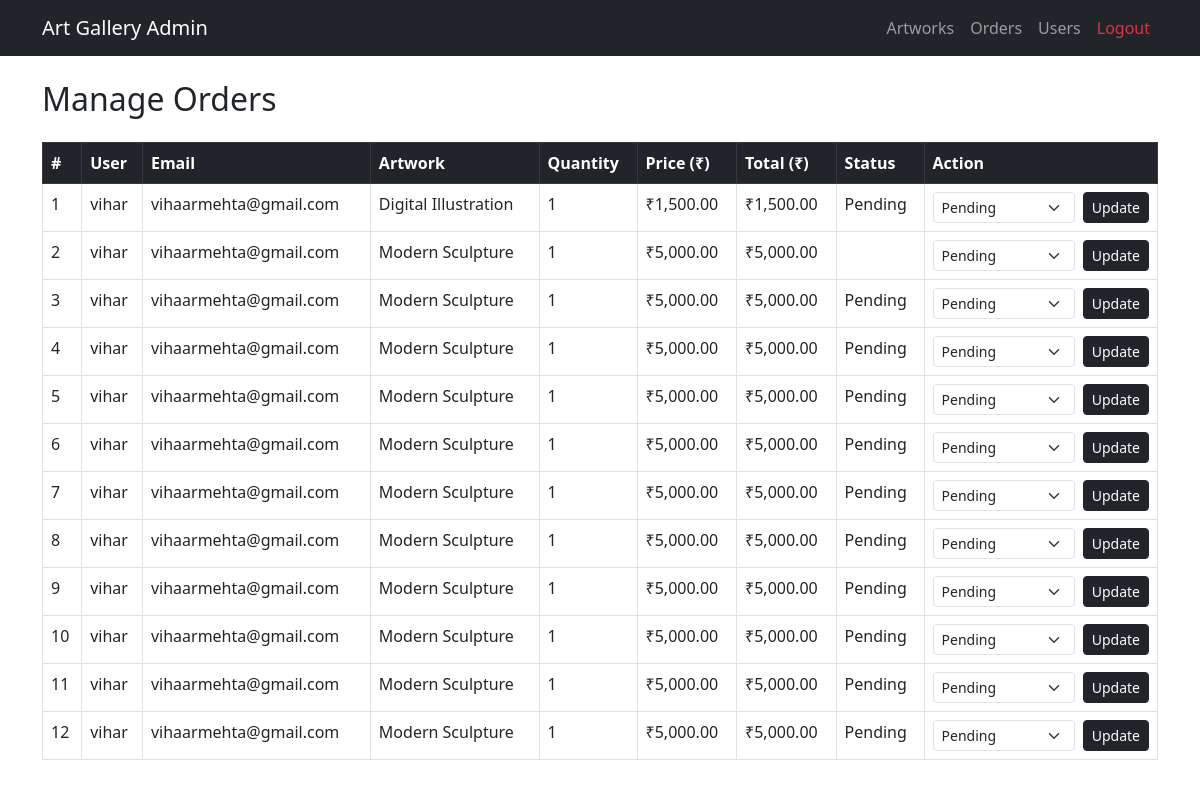
/admin/manage_orders.php (signed in), run on the app's committed database.
### tables this page shows
CREATE TABLE IF NOT EXISTS `orders` (
  `id` int NOT NULL AUTO_INCREMENT,
  `user_id` int NOT NULL,
  `artwork_id` int NOT NULL,
  `quantity` int DEFAULT '1',
  `total_price` decimal(10,2) NOT NULL,
  `order_date` timestamp NULL DEFAULT CURRENT_TIMESTAMP,
  `status` enum('Pending','Completed') DEFAULT 'Pending',
  PRIMARY KEY (`id`),
  KEY `user_id` (`user_id`),
  KEY `artwork_id` (`artwork_id`)
);

CREATE TABLE IF NOT EXISTS `users` (
  `id` int NOT NULL AUTO_INCREMENT,
  `username` varchar(100) NOT NULL,
  `email` varchar(150) NOT NULL,
  `password` varchar(255) NOT NULL,
  `role` enum('user','admin') DEFAULT 'user',
  `created_at` timestamp NULL DEFAULT CURRENT_TIMESTAMP,
  PRIMARY KEY (`id`),
  UNIQUE KEY `email` (`email`)
);

CREATE TABLE IF NOT EXISTS `artworks` (
  `id` int NOT NULL AUTO_INCREMENT,
  `title` varchar(255) NOT NULL,
  `artist` varchar(255) NOT NULL,
  `category` varchar(100) NOT NULL,
  `price` decimal(10,2) NOT NULL,
  `image` varchar(255) NOT NULL,
  `description` text,
  `created_at` timestamp NULL DEFAULT CURRENT_TIMESTAMP,
  PRIMARY KEY (`id`)
);

### admin/manage_orders.php (the view, shortened to what this page needs)
<?php
include 'header.php';
include '../db/db.php';
$sql = "SELECT orders.*, users.username, users.email, artworks.title AS artwork_title, artworks.price AS artwork_price
        FROM orders
        JOIN users ON orders.user_id = users.id
        JOIN artworks ON orders.artwork_id = artworks.id
        ORDER BY orders.id DESC";
$orders = $conn->query($sql);
?>
<h2 class="mb-4">Manage Orders</h2>
<div class="table-responsive">
  <table class="table table-bordered table-hover">
    <thead class="table-dark">
      <tr>
        <th>#</th>
        <th>User</th>
        <th>Email</th>
        <th>Artwork</th>
        <th>Quantity</th>
        <th>Price (₹)</th>
        <th>Total (₹)</th>
        <th>Status</th>
        <th>Action</th>
      </tr>
    </thead>
    <tbody>
      <?php $i = 1; while($order = $orders->fetch_assoc()): ?>
        <tr>
          <td><?php echo $i++; ?></td>
          <td><?php echo htmlspecialchars($order['username']); ?></td>
          <td><?php echo htmlspecialchars($order['email']); ?></td>
          <td><?php echo htmlspecialchars($order['artwork_title']); ?></td>
          <td><?php echo $order['quantity']; ?></td>
          <td>₹<?php echo number_format($order['artwork_price'],2); ?></td>
          <td>₹<?php echo number_format($order['total_price'],2); ?></td>
          <td><?php echo ucfirst($order['status']); ?></td>
          <td>
            <form method="POST" class="d-flex">
              <select name="status" class="form-select form-select-sm me-2">
                <option value="pending" <?php if($order['status']=='pending') echo 'selected'; ?>>Pending</option>
              </select>
              <button type="submit" name="update_status" class="btn btn-sm btn-dark">Update</button>
            </form>
          </td>
        </tr>
      <?php endwhile; ?>
    </tbody>
  </table>
</div>
<?php include 'footer.php'; ?>

### data on the page
orders: user.username "vihar", user.email "vihaarmehta@gmail.com", artwork.title "Digital Illustration", quantity "1", artwork.price "1,500.00", total_price "1,500.00", status "Pending"
orders: user.username "vihar", user.email "vihaarmehta@gmail.com", artwork.title "Modern Sculpture", quantity "1", artwork.price "5,000.00", total_price "5,000.00"
orders: user.username "vihar", user.email "vihaarmehta@gmail.com", artwork.title "Modern Sculpture", quantity "1", artwork.price "5,000.00", total_price "5,000.00", status "Pending"
orders: user.username "vihar", user.email "vihaarmehta@gmail.com", artwork.title "Modern Sculpture", quantity "1", artwork.price "5,000.00", total_price "5,000.00", status "Pending"
orders: user.username "vihar", user.email "vihaarmehta@gmail.com", artwork.title "Modern Sculpture", quantity "1", artwork.price "5,000.00", total_price "5,000.00", status "Pending"
orders: user.username "vihar", user.email "vihaarmehta@gmail.com", artwork.title "Modern Sculpture", quantity "1", artwork.price "5,000.00", total_price "5,000.00", status "Pending"
orders: user.username "vihar", user.email "vihaarmehta@gmail.com", artwork.title "Modern Sculpture", quantity "1", artwork.price "5,000.00", total_price "5,000.00", status "Pending"
orders: user.username "vihar", user.email "vihaarmehta@gmail.com", artwork.title "Modern Sculpture", quantity "1", artwork.price "5,000.00", total_price "5,000.00", status "Pending"
orders: user.username "vihar", user.email "vihaarmehta@gmail.com", artwork.title "Modern Sculpture", quantity "1", artwork.price "5,000.00", total_price "5,000.00", status "Pending"
orders: user.username "vihar", user.email "vihaarmehta@gmail.com", artwork.title "Modern Sculpture", quantity "1", artwork.price "5,000.00", total_price "5,000.00", status "Pending"
orders: user.username "vihar", user.email "vihaarmehta@gmail.com", artwork.title "Modern Sculpture", quantity "1", artwork.price "5,000.00", total_price "5,000.00", status "Pending"
orders: user.username "vihar", user.email "vihaarmehta@gmail.com", artwork.title "Modern Sculpture", quantity "1", artwork.price "5,000.00", total_price "5,000.00", status "Pending"
